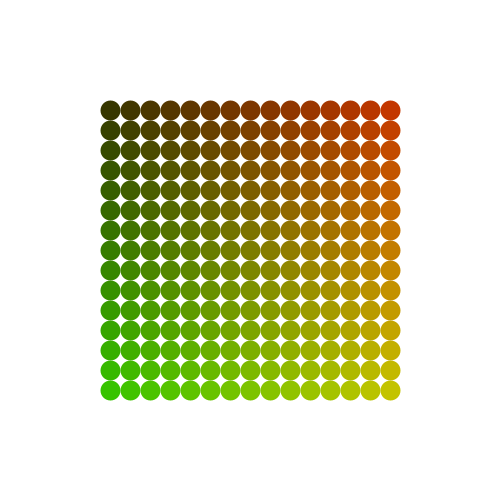
Frame 1 (no input)
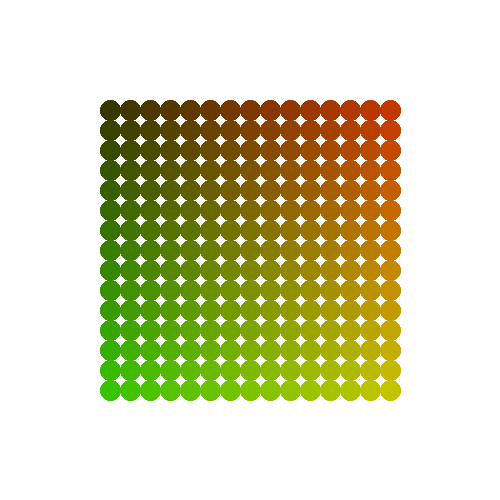
Frame 60 (the mouse pressed at the canvas centre just before this capture)
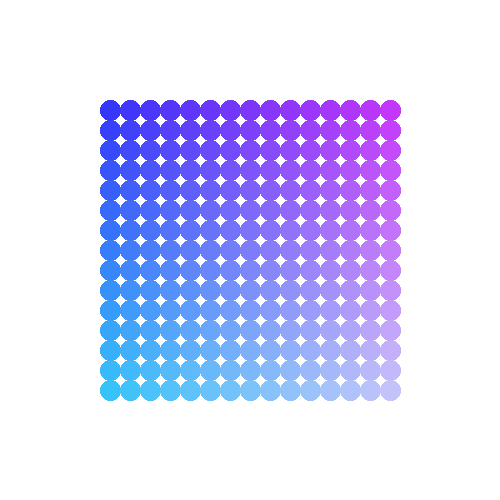
Frame 120 (the mouse held since frame 60 and released just before this capture)

The Processing sketch that drew these frames (run headless with seeded random() and noise(); from frame 60 on, the mouse is pressed at the canvas centre):

// Processing sketch: e06_for_animacja
// ── e06_for_animacja.pde
void setup() {
  size(500, 500);
  background(255);
  strokeWeight(20);
}

void draw() {
  for (int x = 110; x < 400; x = x + 20)
  {
    for (int y = 110; y < 400; y = y + 20)
    {
      stroke(x/2,y/2,mouseX);
      point(x, y);
    }
  }
}
